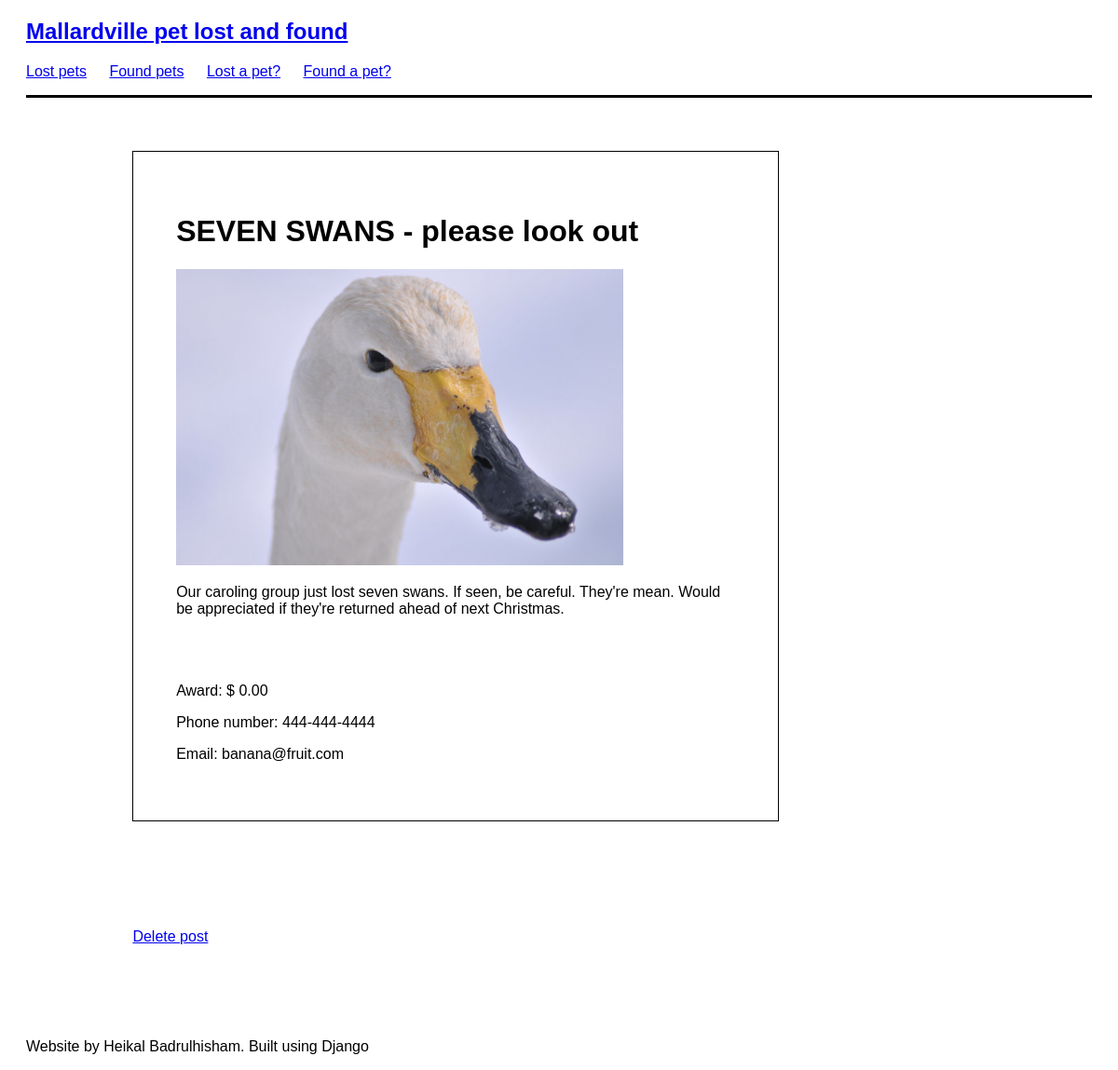
Page /post/13 on the committed database.
### posts/models.py (models this page shows, shortened)
class Post(models.Model):
    title = models.CharField(max_length=80)
    picture = models.ImageField(upload_to='uploads/', blank=True, null=True)
    description = models.TextField(null=True)
    email = models.EmailField(blank=True, null=True)
    phone = models.CharField(max_length=80, blank=True, null=True)
    date_posted = models.DateField(auto_now=True)
    award = models.DecimalField(max_digits=100, decimal_places=2, blank=True,
                                null=True, default=0.00)
    password = models.CharField(default='password', max_length=100)
    def get_delete_url(self):
        return reverse('post-delete', kwargs={'id': self.id})

### posts/views.py (the view)
# urls.py: path('<int:id>', post_detail_view, name='post-detail'),
def post_detail_view(request, id):
    post = get_object_or_404(Post, id=id)
    context = {'post': post}
    return render(request, 'posts/post_detail.html', context)

### posts/templates/posts/post_detail.html
{% extends 'base.html' %}
{% block content %}
<div class="post">
    <h1>{{ post.title }}</h1>
    {% if post.picture %}
    <img src="{{ post.picture.url }}">
    {% endif %}
    <p class="description">{{ post.description }}</p>
    {% if post.lostpost %}
        <p>Award: $ {{ post.award }}</p>
    {% endif %}
    {% if post.phone %}
        <p>Phone number: {{ post.phone }}</p>
    {% endif %}
    {% if post.email %}
        <p>Email: {{ post.email }}</p>
    {% endif %}
</div>
<a href="{{ post.get_delete_url }}" class='delete-link'>Delete post</a>
{% endblock %}

### static/css/style.css (style rules this page uses)
* { font-family: Helvetica, sans-serif; }
body { padding: 20px; padding-top: 0px; padding-bottom: 0px; }
.post { margin: 10%; margin-top: 5%; width: 80%; max-width: 600px; padding:4%; border-style: solid; border-width: thin; }
.post img { width: 80%; }
.post .description { margin-bottom: 70px; }
a.delete-link { margin-left: 10%; }

### rows in the picture
Post: title "SEVEN SWANS - please look out", picture (picture), description "Our caroling group just lost seven swans. If seen, be careful. They're mean. Would be appreciated if they're returned ahead of next Christmas.", award "0.00", phone "444-444-4444", email "banana@fruit.com"
